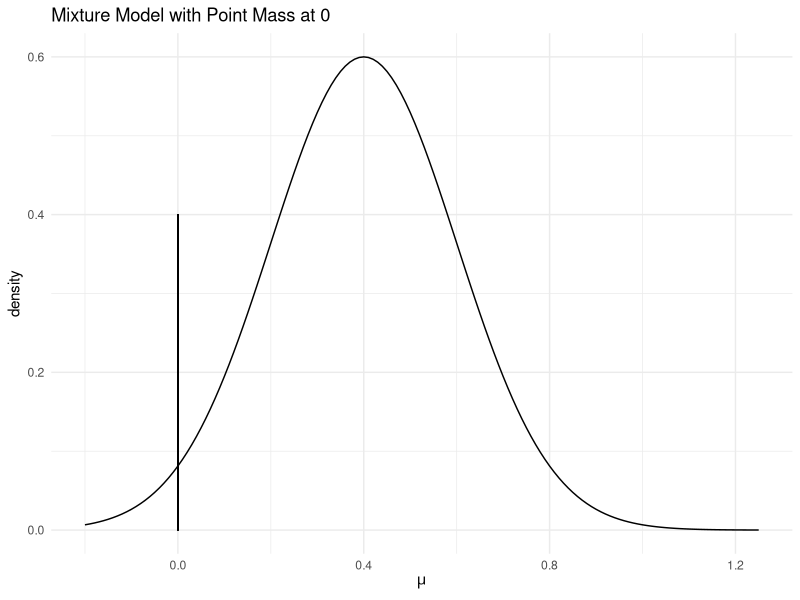
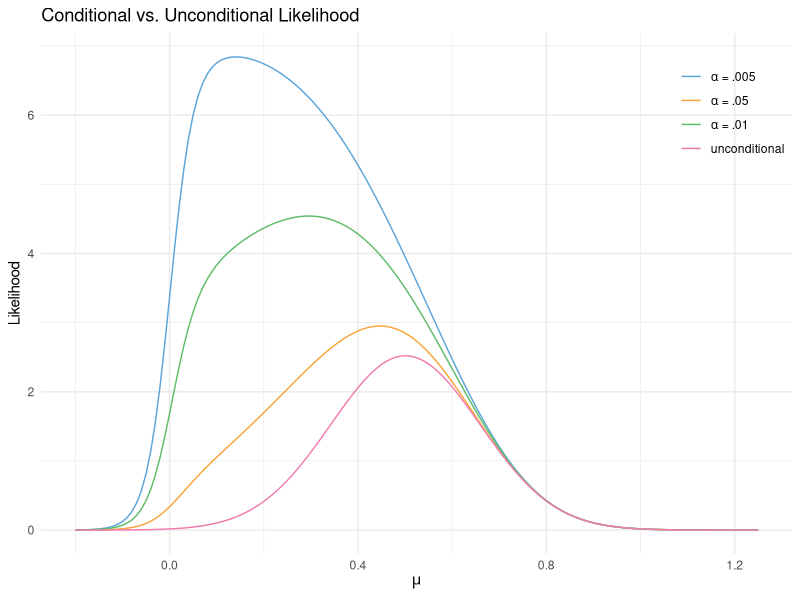
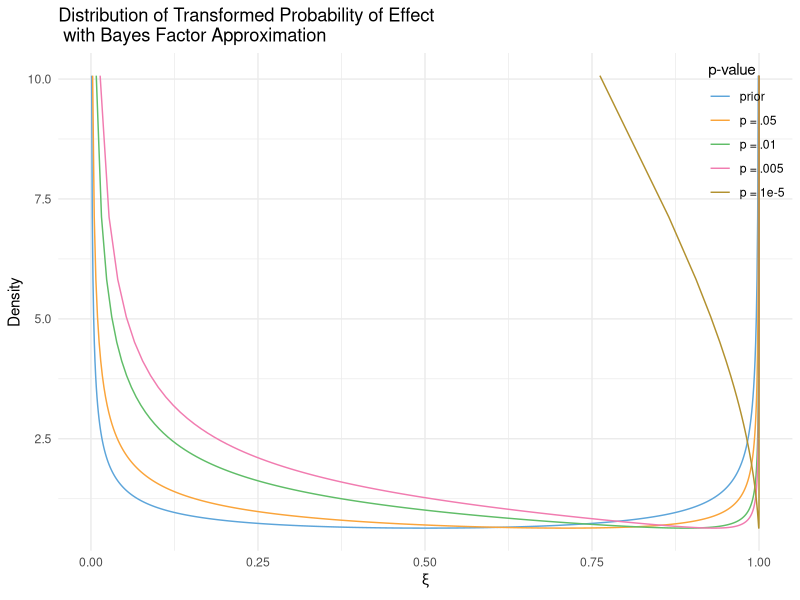

Write the R code that produced these figures, in order.
## ---- chunk 1
knitr::opts_chunk$set(echo = FALSE)

library(knitr)
library(ggplot2)
library(reshape2)
library(ggthemes)

## ---- chunk 2
cond.likelihood<- function(ybar, mu, SE, q=1.96){
  dnorm(ybar, mu, SE)/
    (pnorm(-q*SE, mu, SE) +
       1-pnorm(q*SE, mu, SE))
}

p = 0.00325
LOR = log(1.65)
q = -qnorm(p/2)
# 1.21-2.25
SE =  (log(2.25 ) - LOR)/1.96
#exp(LOR + c(-1, 1)*1.96*SE)
BF = 1/(-exp(1)*p*log(p))
mu <- seq(-.2,1.25,.01)

ggplot(data = data.frame(maxy = dnorm(.4, .4,.2)/.6, x = mu, y = dnorm(mu, .4,.2), xl=0, xu=0,yl=0,yu=.4))+
  geom_line(aes(x,y/maxy))+geom_segment(aes(x=xl,y=yl,xend=xu,yend=yu))+
  labs(title= "Mixture Model with Point Mass at 0",x=expression(mu),y="density")+
  theme_minimal() + scale_colour_few()
## ---- chunk 3
CLdata<-data.frame(mu, cond.likelihood(LOR, mu, SE, q = -qnorm(0.005/2)), 
                   cond.likelihood(LOR, mu, SE, q = -qnorm(0.05/2)),
                   cond.likelihood(LOR, mu, SE, q = -qnorm(0.01/2)),
                   dnorm(LOR, mu, SE))
colnames(CLdata)<- c("mu", "CL.005","CL.05","CL.01","uncond")
melted <- melt(CLdata, id.vars=c("mu"))
ggplot(melted, aes(mu, value, color = variable)) + geom_line(aes(group=variable)) +
  labs(title = "Conditional vs. Unconditional Likelihood", 
       x = expression(mu), y = "Likelihood")+  theme_minimal()+ 
  theme(legend.justification=c(1,1), legend.position=c(1,1)) +
  scale_colour_few(name="", labels=c(expression(paste(alpha," = .005")), 
                                     expression(paste(alpha," = .05")), 
                                     expression(paste(alpha," = .01")),
                                     "unconditional"))


## ---- chunk 4
pind.dens<-function(post.ind,p){
  BF<- 1/(-exp(1)*p*log(p)) 
  prior.odds<-post.ind/(1-post.ind)/BF
  pind<- prior.odds/(1+prior.odds) #a/0
  #eplogp is BF h0/h1
  return(pind)
  }
postind.dens<-function(pind, p=.0035){
  prior.odds<- (pind)/(1-pind) #a/0
  BF<- 1/(-exp(1)*p*log(p)) #eplogp is BF h0/h1
  post.ind<-prior.odds*BF/(1+prior.odds*BF)
  return(post.ind)
}
pind<- seq(.001, .999,by=.001)

BFapproxdata<-data.frame(pind, postind.dens(pind, .05),postind.dens(pind, .01),
                         postind.dens(pind, .005),postind.dens(pind, 1e-5),
                   dbeta(pind,.5,.5))
colnames(BFapproxdata)<-c("prior", "p = .05", "p = .01", "p = .005", "p = 1e-5","xi")
ggplot(data=melt(BFapproxdata,id.vars = "xi"), aes(y=xi))+
  geom_line(aes(x=value, group=variable,color=variable))+
  labs(title = "Distribution of Transformed Probability of Effect\n with Bayes Factor Approximation", 
       x = expression(xi), y = "Density")+  theme_minimal()+ 
  theme(legend.justification=c(1,1), legend.position=c(1,1)) +
  scale_colour_few(name="p-value")
